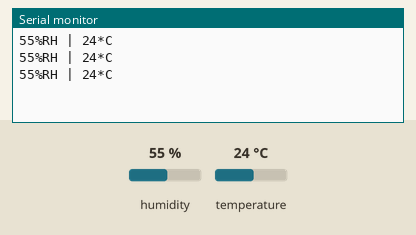
Simulated run of this sketch. Board: Arduino Uno, built with avr-gcc and run on an emulated ATmega328P. Parts: the last lines printed to the serial monitor. Inputs (shaded band) come from the test bench; at power-on: humidity 55 %, temperature 24 °C.

Above: at 2.8 s.
2.9 s: humidity set to 22 %
At 4.5 s:
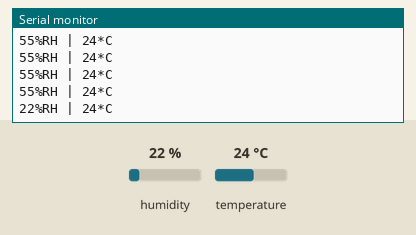
5.6 s: temperature set to 12 °C
At 6.8 s:
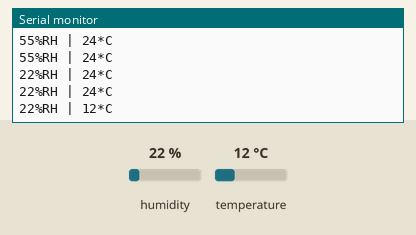
8.3 s: humidity set to 40 %
At 9.8 s:
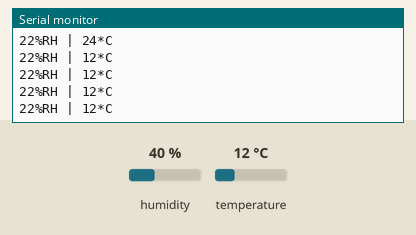
Timing chart, 0 to 11.3 s (numbered marks = the images above; inputs shaded):
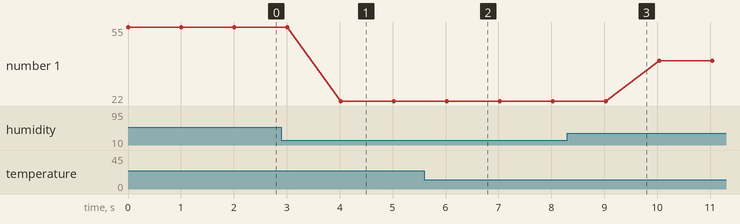

Measured:
- after the input at 2.9 s, the serial monitor: prints a new line after 1.1 s (image 1)
- after the input at 5.6 s, the serial monitor: prints a new line after 0.42 s (image 2)
- plotted number 1: 55 → 22 after the input at 2.9 s, 22 → 40 after the input at 8.3 s

The sketch:

humiditysensor.ino
```cpp
#include "DHT.h"
#define DHT11_PIN 2
DHT dht;

void setup()
{
  Serial.begin(9600);
  dht.setup(DHT11_PIN);
}

void loop()
{
  //Pobranie informacji o wilgotnosci
  int wilgotnosc = dht.getHumidity();
  Serial.print(wilgotnosc);
  Serial.print("%RH | ");

  //Pobranie informacji o temperaturze
  int temperatura = dht.getTemperature();
  Serial.print(temperatura);
  Serial.println("*C");

  delay(1000); //Odczekanie wymaganego czasu
}
```
